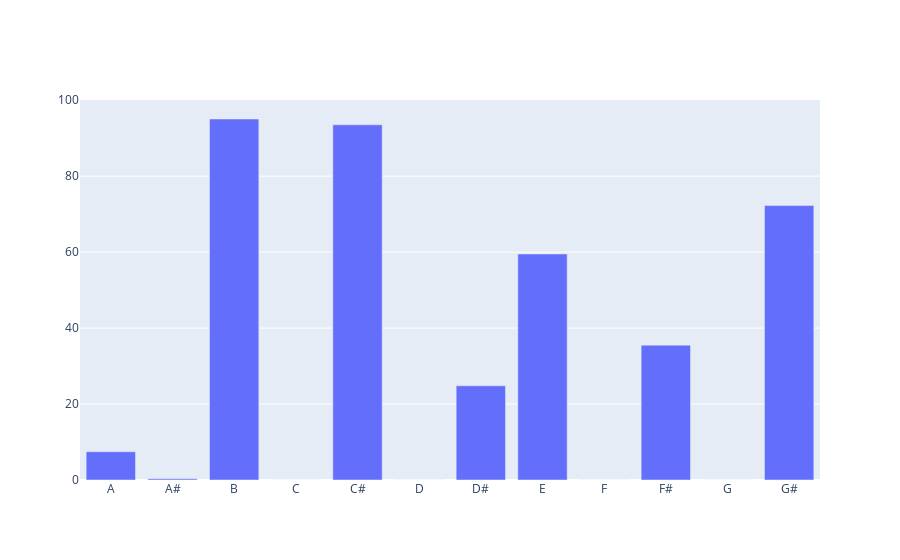

This figure's notebook cell:
### Code cell
import plotly.graph_objects as go # Instrumental
# Plot Instrumental distribution
fig = go.Figure(data=go.Bar(x=["A","A#","B","C","C#","D","D#","E","F","F#","G","G#"], 
                            y=[
7.43
,
0.33
,
95.05
,
0.00
,
93.52
,
0.00
,
24.80
,
59.51
,
0.00
,
35.51
,
0.00
,
72.25]))
fig.show()

### Figure 1 — Plotly figure (JSON) as saved in the notebook; plotly's stock layout.template omitted (floating-point values rounded to 4 significant figures)
{"data": [{"type": "bar", "x": ["A", "A#", "B", "C", "C#", "D", "D#", "E", "F", "F#", "G", "G#"], "y": [7.43, 0.33, 95.05, 0, 93.52, 0, 24.8, 59.51, 0, 35.51, 0, 72.25]}], "layout": {}}
